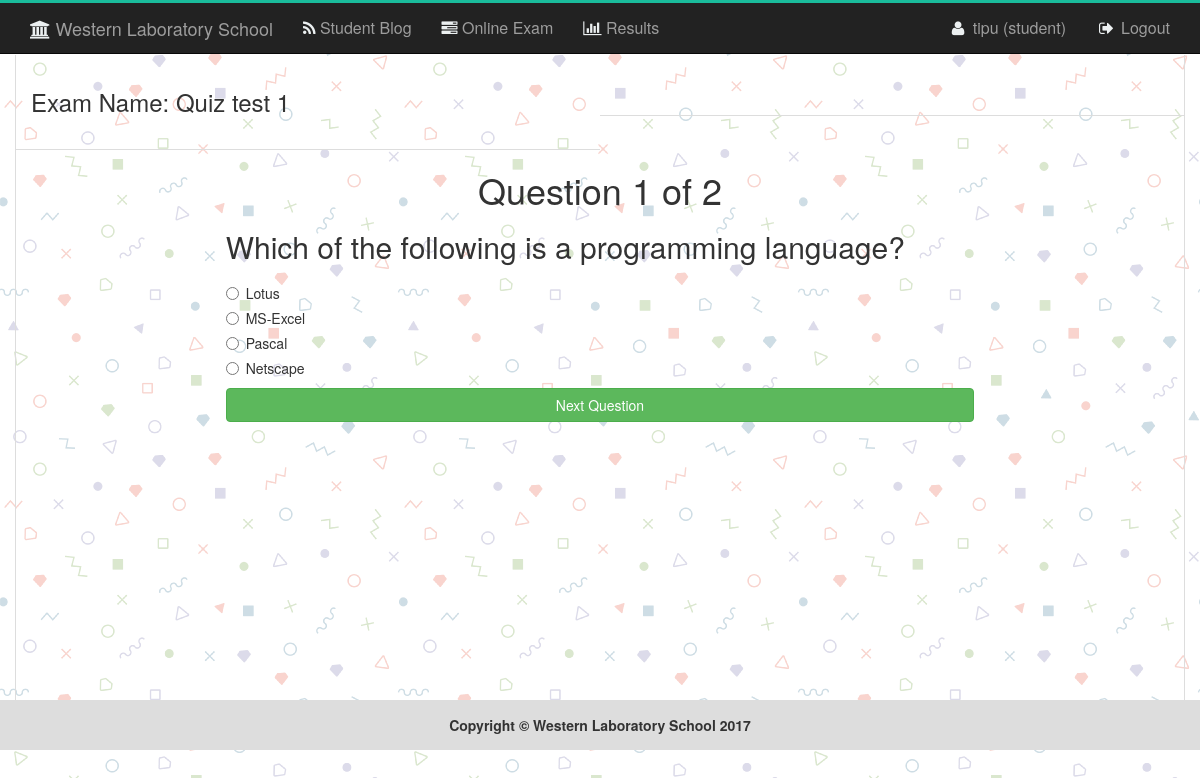
Page /giveexam.php?qs=1&&exid=21 (signed in) on the committed database.
### tables this page shows
CREATE TABLE `tbl_exam` (
  `id` int(11) NOT NULL,
  `name` varchar(50) NOT NULL,
  `subject` varchar(50) NOT NULL,
  `author` varchar(50) NOT NULL,
  `edate` timestamp NOT NULL DEFAULT CURRENT_TIMESTAMP
);

CREATE TABLE `tbl_ques` (
  `id` int(11) NOT NULL,
  `quesNo` int(11) NOT NULL,
  `ques` text NOT NULL,
  `examid` int(11) NOT NULL
);

CREATE TABLE `tbl_ans` (
  `id` int(11) NOT NULL,
  `quesNo` tinyint(4) NOT NULL,
  `examid` int(11) NOT NULL,
  `rightAns` tinyint(4) NOT NULL,
  `ans` text NOT NULL
);

### classes/exam.php (called while the page is built, shortened)
<?php
$filepath = realpath(dirname(__FILE__));
include_once ($filepath."/../libs/Database.php");
Class Exam{
	private $db;
	public function __construct(){
		$this->db = new Database();
	}
	public function getQuestionByExam($id){
			$query = "SELECT * FROM tbl_ques WHERE examid='$id'";
			$getData = $this->db->select($query);
			if ($getData) {
				return $getData->num_rows;
			}else{
				return 0;
			}
	}
	public function getQuestionSingleQs($exid, $qsno){
			$query = "SELECT * FROM tbl_ques WHERE examid='$exid' and quesNo='$qsno'";
			$getData = $this->db->select($query);
			if ($getData) {
				return $getData;
			}else{
				return false;
			}
	}
	public function getExamById($id){
			$query = "SELECT * FROM tbl_exam WHERE id='$id'";
			$getData = $this->db->select($query);
			if ($getData) {
				return $getData;
			}else{
				return false;
			}
	}
		public function getAns($qno, $exid){
			$query = "SELECT * FROM tbl_ans WHERE quesNo='$qno' and examid ='$exid'";
			$getData = $this->db->select($query);
			return $getData;
		}
	}
?>

### libs/Database.php (called while the page is built, shortened)
<?php
Class Database{
	public $host   = DB_HOST;
	public $user   = DB_USER;
	public $pass   = DB_PASS;
	public $dbname = DB_NAME;
	public $link;
	private function connectDB(){
	$this->link = new mysqli($this->host, $this->user, $this->pass, $this->dbname);
 }
	public function select($query){
		$result = $this->link->query($query) or die($this->link->error.__LINE__);
		if($result->num_rows > 0){
			return $result;
		} else {
			return false;
		}
	}
}

### giveexam.php (the view, shortened to what this page needs)
<?php
include_once "header.php";
if (isset($_GET['exid']) && isset($_GET['qs'])) {
	$exid = $_GET['exid'];
	$qsno = $_GET['qs'];
}else{
	header("Location: examlist.php");
}
	$totalqs = $ex->getQuestionByExam($exid);
	$ques = $ex->getQuestionSingleQs($exid, $qsno);
	$question = $ques->fetch_assoc();
?>
<section class="giveexam">
	<div class="container obls_border obls_margin">
		 <div class="row">
            <div class="col-md-6 examlistpad">
            	<?php
            		$exname = $ex->getExamById($exid);
            		$exinfo = $exname->fetch_assoc();
            	?>
                <span style="font-size:24px;">Exam Name: <?php echo $exinfo['name'];?></span>
            </div>
            <div class="col-md-6 text-right examlistpad">
            </div>
        </div>
		<div class="row">
			<div class="col-md-8 col-md-offset-2"  id="postdetails">
				<h1 class="text-center">Question <?php echo $qsno; ?> of <?php echo $totalqs; ?></h1>
				<h2><?php echo $question['ques']; ?></h2>
				<form accept-charset="UTF-8" role="form" action="" method="POST">
                    <fieldset>
                    	<?php
                    		$getans = $ex->getAns($qsno, $exid);
                    		while($ans = $getans->fetch_assoc()){
                    	?>
			    		<div class="radio">
						  <label><input type="radio" name="answer" value="<?php echo $ans['id'];?>" required><?php echo $ans['ans'];?></label>
						</div>
					<?php } ?>
			    		<input class="btn btn-success btn-block" type="submit" value="Next Question">
			    	</fieldset>
			   </form>
			</div>
		</div>
	</div>
</section>
<?php
include_once "footer.php";
?>

### assets/css/main.css (style rules this page uses)
body { background-image: url("../img/logintexture.png"); }
.obls_border { border-left: 1px solid #ddd; border-right: 1px solid #ddd; }
.obls_margin { margin-top: 55px; }
#postdetails { min-height: 550px; padding-bottom: 30px; }
.examlistpad { padding: 30px 15px; border-bottom: 1px solid #ddd; }

### rows in the picture
tbl_exam: name "Quiz test 1"
tbl_ques: ques "Which of the following is a programming language?"
tbl_ans: ans "Lotus"
tbl_ans: ans "MS-Excel"
tbl_ans: ans "Pascal"
tbl_ans: ans "Netscape"

### other values in the picture
Session::get('username') "tipu"
Session::get("usertype") "student"
$qsno "1"
$totalqs "2"
